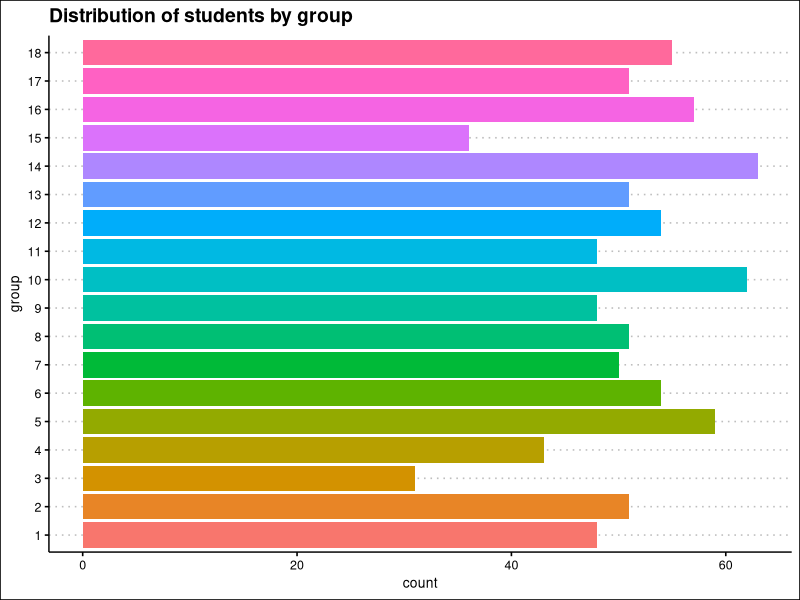
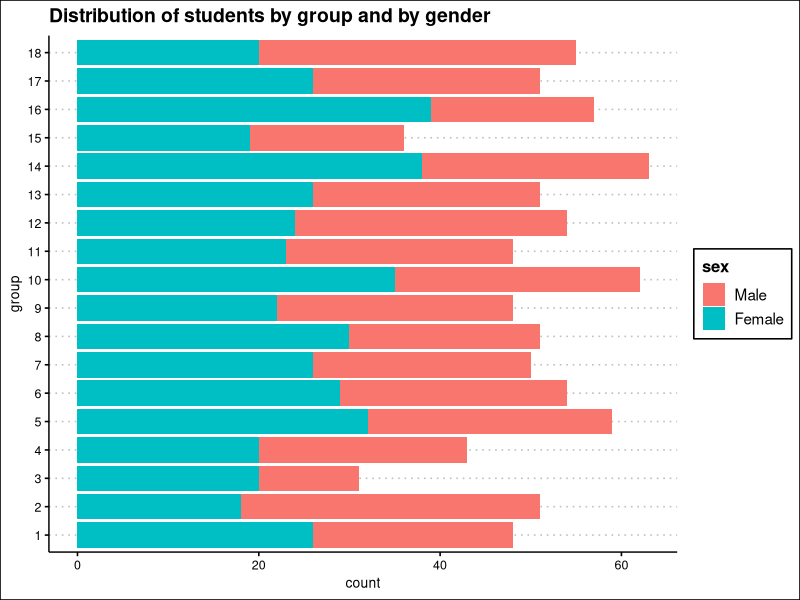
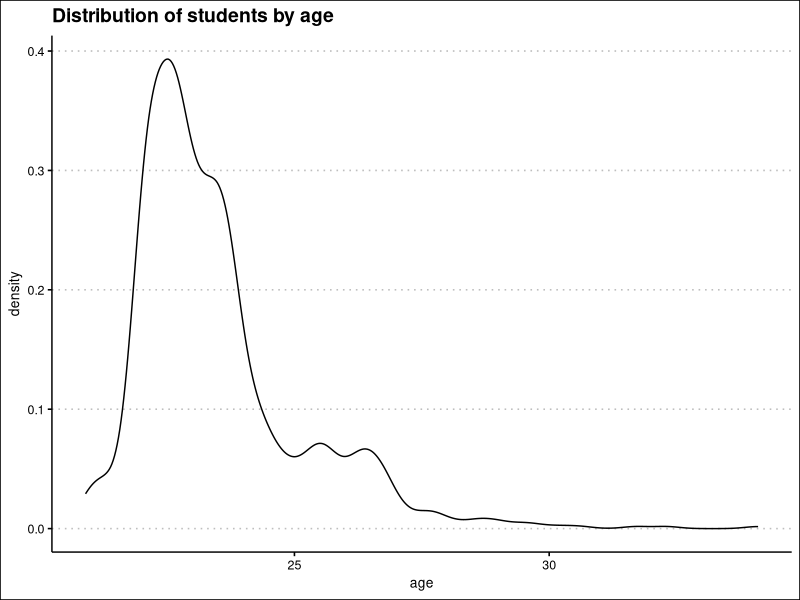

Here is the R script that generated these plots, in order:
## ---- chunk 1
#| label: data loading
#| message: false
#| warning: false
  
library(readr)
courses <- read_csv("Database/courses.csv")


## ---- chunk 2
#| label: data display

library(knitr)
kable(courses)

## ---- chunk 3
#| label: Question 3
#| message: false
#| warning: false

library(tidyverse)
students <- read_csv("Database/students.csv")
spec(students)

students <-
  students |>
  mutate(sex = factor(sex, 
                      levels = c("M", "F"),
                      labels = c("Male", "Female")),
         group = factor(group),
         id = as.integer(id))

## ---- chunk 4
#| message: false
#| warning: false

grades <- read_delim("Database/grades.csv", 
    delim = ":", 
    na = "$")

## ---- chunk 5
#| message: false
#| warning: false
library(ggplot2)
library(ggthemes)

ggplot(students, aes(y = group))+
  geom_bar(aes(fill = group))+
  theme_clean()+
  labs(
    title = "Distribution of students by group"
  )+
  theme(legend.position = "none")

## ---- chunk 6
ggplot(students, aes(y = group))+
  geom_bar(aes(fill = sex))+
  theme_clean()+
  labs(
    title = "Distribution of students by group and by gender"
  )
## ---- chunk 7
library(lubridate)

students <-
  students |> 
  mutate(age = round(time_length(today() - birth_date, unit = "year"), 1))

ggplot(students, aes(x=age))+
  geom_density()+
  theme_clean()+
  labs(
    title = "Distribution of students by age"
  )

## ---- chunk 8

age_median <-
  students |> 
  summarise(age_median = median(age), .by = group) |>
  mutate(age_median = as.integer(age_median)) |> 
  arrange(group)

knitr::kable(age_median)

## ---- chunk 9

max_table <-
  students |> 
  slice_max(age, by = group) |> 
  select(!birth_date) |> 
  arrange(desc(age))

knitr::kable(max_table)
